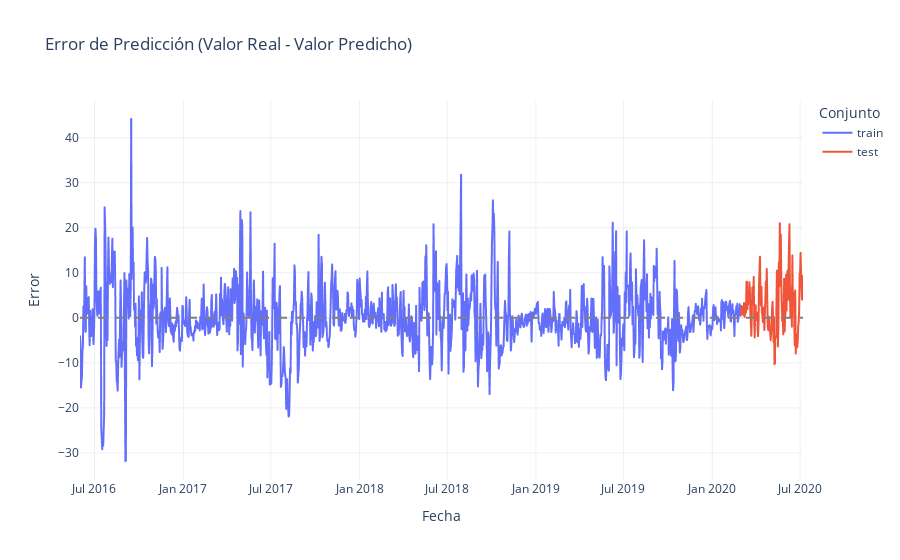

Here is the notebook cell this chart was saved with:
### Code cell
# Unimos datos reales y predichos
df_eval = pd.concat([
    train_prophet[['ds', 'y']].assign(set='train'),
    test_prophet[['ds', 'y']].assign(set='test')
])

# Unimos predicciones
yhat_all = pd.concat([
    forecast_train[['ds', 'yhat']],
    forecast[['ds', 'yhat']]
])

# Merge por fecha
df_eval = df_eval.merge(yhat_all, on='ds', how='left')

df_eval['error'] = df_eval['y'] - df_eval['yhat']

fig = px.line(
    df_eval,
    x='ds',
    y='error',
    color='set',
    title='Error de Predicción (Valor Real - Valor Predicho)',
    labels={'ds': 'Fecha', 'error': 'Error'},
    line_shape='linear'
)

fig.add_hline(y=0, line_dash='dash', line_color='gray')

fig.update_layout(
    xaxis_title='Fecha',
    yaxis_title='Error',
    legend_title='Conjunto',
    template='plotly_white'
)

fig.show()

### Figure 1 — Plotly figure (JSON) as saved in the notebook; plotly's stock layout.template omitted (floating-point values rounded to 4 significant figures; data arrays with more than 128 entries replaced by an {"elided": "..."} marker saying what was removed)
{"data": [{"hovertemplate": "set=train<br>Fecha=%{x}<br>Error=%{y}<extra></extra>", "legendgroup": "train", "line": {"color": "#636efa", "dash": "solid", "shape": "linear"}, "marker": {"symbol": "circle"}, "mode": "lines", "name": "train", "showlegend": true, "type": "scattergl", "x": {"elided": "1368 str values"}, "xaxis": "x", "y": {"elided": "1368 float values"}, "yaxis": "y"}, {"hovertemplate": "set=test<br>Fecha=%{x}<br>Error=%{y}<extra></extra>", "legendgroup": "test", "line": {"color": "#EF553B", "dash": "solid", "shape": "linear"}, "marker": {"symbol": "circle"}, "mode": "lines", "name": "test", "showlegend": true, "type": "scattergl", "x": {"elided": "130 str values"}, "xaxis": "x", "y": {"elided": "130 float values"}, "yaxis": "y"}], "layout": {"legend": {"title": {"text": "Conjunto"}, "tracegroupgap": 0}, "shapes": [{"line": {"color": "gray", "dash": "dash"}, "type": "line", "x0": 0, "x1": 1, "xref": "x domain", "y0": 0, "y1": 0, "yref": "y"}], "title": {"text": "Error de Predicción (Valor Real - Valor Predicho)"}, "xaxis": {"anchor": "y", "domain": [0, 1], "title": {"text": "Fecha"}}, "yaxis": {"anchor": "x", "domain": [0, 1], "title": {"text": "Error"}}}}
